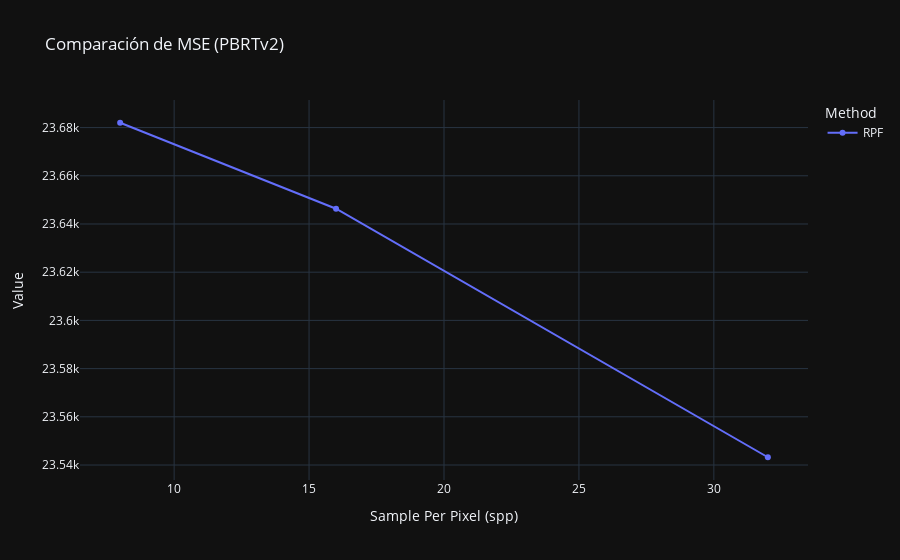

The code cell stored with this chart in its notebook:
### Code cell
df_input = df[["method", "spp", "MSE"]]
# Only select method="RPF"
df_input = df_input[df_input["method"] == "RPF"]
df_melted = df_input.melt(id_vars=["spp", "method"], var_name="metric", value_name="value")
df_melted = df_melted.sort_values(by=["spp", "method"])
fig = px.line(
    df_melted,
    x="spp",
    y="value",
    color="method",
    markers=True,
    labels={"size": "Size", "value": "Value", "method": "Method", "value": "Value", "spp": "Sample Per Pixel (spp)"},
    title="Comparación de MSE (PBRTv2)"
)
fig.update_layout(
  template="plotly_dark",
)
fig.write_image("./imgs/analisis/mse.png")
fig.show()

### Figure 1 — Plotly figure (JSON) as saved in the notebook; plotly's stock layout.template omitted (floating-point values rounded to 4 significant figures)
{"data": [{"hovertemplate": "Method=RPF<br>Sample Per Pixel (spp)=%{x}<br>Value=%{y}<extra></extra>", "legendgroup": "RPF", "line": {"color": "#636efa", "dash": "solid"}, "marker": {"symbol": "circle"}, "mode": "lines+markers", "name": "RPF", "orientation": "v", "showlegend": true, "type": "scatter", "x": [8, 16, 32], "xaxis": "x", "y": [23680.0, 23650.0, 23540.0], "yaxis": "y"}], "layout": {"legend": {"title": {"text": "Method"}, "tracegroupgap": 0}, "title": {"text": "Comparación de MSE (PBRTv2)"}, "xaxis": {"anchor": "y", "domain": [0, 1], "title": {"text": "Sample Per Pixel (spp)"}}, "yaxis": {"anchor": "x", "domain": [0, 1], "title": {"text": "Value"}}}}
